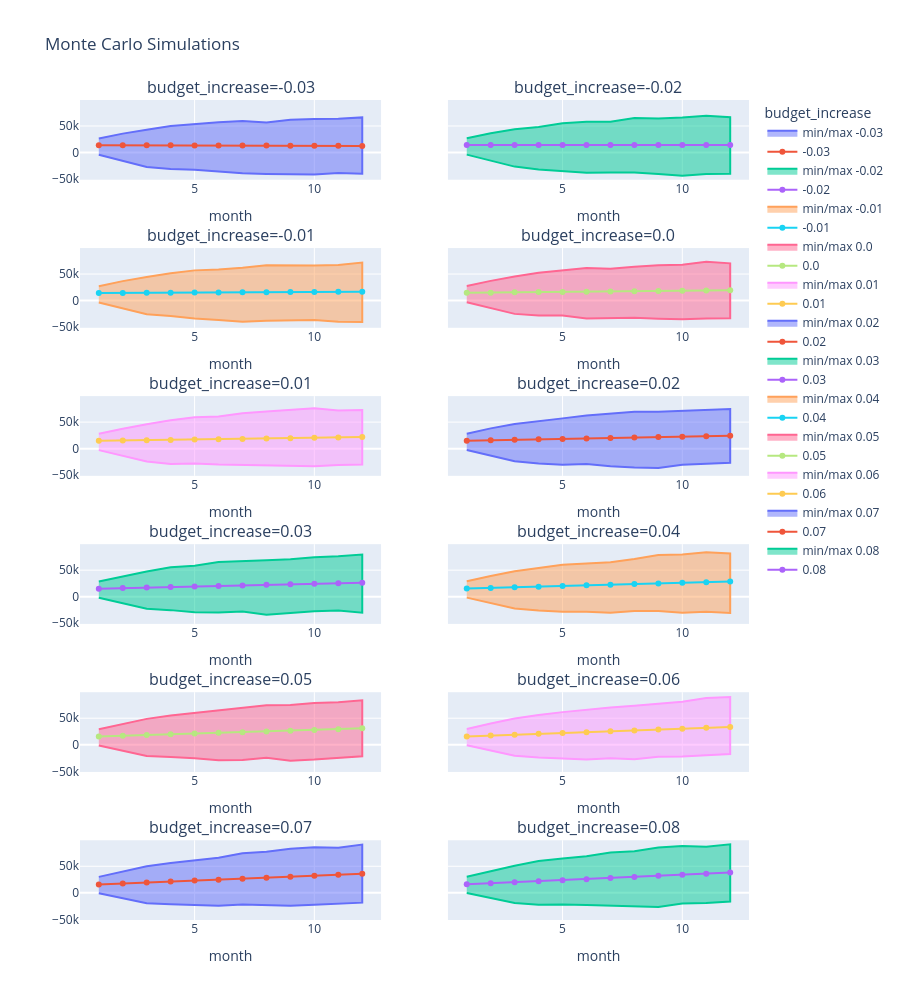

Here is the notebook cell this chart was saved with:
### Code cell
def line_charts(simulations: pl.DataFrame) -> go.Figure:
    simulations_by_month = (
        simulations.group_by("month", "budget_increase")
        .agg(
            amount_average=pl.col("amount").mean(),
            amount_min=pl.col("amount").min(),
            amount_max=pl.col("amount").max(),
        )
        .sort("budget_increase", "month")
    )

    TRENDLINE_FIG_COL_COUNT = 2

    unique_budget_increases = simulations["budget_increase"].unique()

    fig = make_subplots(
        rows=int(len(unique_budget_increases) / TRENDLINE_FIG_COL_COUNT),
        cols=TRENDLINE_FIG_COL_COUNT,
        shared_yaxes="all",
        subplot_titles=[
            f"budget_increase={budget_increase}"
            for budget_increase in unique_budget_increases
        ],
    )
    for i, budget_increase in (
        unique_budget_increases.to_frame().with_row_index().iter_rows()
    ):
        sims = simulations_by_month.filter(pl.col("budget_increase") == budget_increase)
        row = int(i / TRENDLINE_FIG_COL_COUNT) + 1
        col = i % TRENDLINE_FIG_COL_COUNT + 1
        fig.add_trace(
            go.Scatter(
                x=pl.concat([sims["month"], sims["month"].reverse()]),
                y=pl.concat([sims["amount_min"], sims["amount_max"].reverse()]),
                name=f"min/max {budget_increase}",
                fill="toself",
            ),
            row=row,
            col=col,
        )
        fig.add_trace(
            go.Scatter(x=sims["month"], y=sims["amount_average"], name=budget_increase),
            row=row,
            col=col,
        )
        fig.update_xaxes(title_text="month", row=row, col=col)
    fig.update_layout(height=1000, legend=go.layout.Legend(title="budget_increase"))
    return fig


line_charts(monte_carlo_simulations).update_layout(
    title_text="Monte Carlo Simulations"
).show()

### Figure 1 — Plotly figure (JSON) as saved in the notebook; plotly's stock layout.template omitted (floating-point values rounded to 4 significant figures)
{"data": [{"fill": "toself", "name": "min/max -0.03", "type": "scatter", "x": [1, 2, 3, 4, 5, 6, 7, 8, 9, 10, 11, 12, 12, 11, 10, 9, 8, 7, 6, 5, 4, 3, 2, 1], "xaxis": "x", "y": [-4210.0, -15720.0, -27190.0, -30750.0, -32310.0, -35860.0, -39040.0, -40510.0, -40460.0, -41530.0, -38560.0, -40020.0, 66200.0, 63510.0, 62970.0, 61530.0, 56790.0, 59330.0, 57140.0, 53140.0, 49900.0, 43060.0, 35660.0, 26500.0], "yaxis": "y"}, {"name": "-0.03", "type": "scatter", "x": [1, 2, 3, 4, 5, 6, 7, 8, 9, 10, 11, 12], "xaxis": "x", "y": [13920.0, 13770.0, 13670.0, 13570.0, 13450.0, 13350.0, 13220.0, 13060.0, 12960.0, 12660.0, 12600.0, 12380.0], "yaxis": "y"}, {"fill": "toself", "name": "min/max -0.02", "type": "scatter", "x": [1, 2, 3, 4, 5, 6, 7, 8, 9, 10, 11, 12, 12, 11, 10, 9, 8, 7, 6, 5, 4, 3, 2, 1], "xaxis": "x2", "y": [-3849.0, -15180.0, -26450.0, -31750.0, -35120.0, -38160.0, -37610.0, -37660.0, -40610.0, -43640.0, -40500.0, -39890.0, 66530.0, 69410.0, 65770.0, 64190.0, 65110.0, 58090.0, 57920.0, 55140.0, 48230.0, 43770.0, 36160.0, 26850.0], "yaxis": "y2"}, {"name": "-0.02", "type": "scatter", "x": [1, 2, 3, 4, 5, 6, 7, 8, 9, 10, 11, 12], "xaxis": "x2", "y": [14160.0, 14240.0, 14290.0, 14250.0, 14330.0, 14270.0, 14260.0, 14270.0, 14320.0, 14280.0, 14270.0, 14350.0], "yaxis": "y2"}, {"fill": "toself", "name": "min/max -0.01", "type": "scatter", "x": [1, 2, 3, 4, 5, 6, 7, 8, 9, 10, 11, 12, 12, 11, 10, 9, 8, 7, 6, 5, 4, 3, 2, 1], "xaxis": "x3", "y": [-3487.0, -14650.0, -25710.0, -28850.0, -33570.0, -36710.0, -39560.0, -38070.0, -37530.0, -36420.0, -39670.0, -40180.0, 71550.0, 67090.0, 66100.0, 65840.0, 66580.0, 61980.0, 58570.0, 56910.0, 51690.0, 44490.0, 36660.0, 27200.0], "yaxis": "y3"}, {"name": "-0.01", "type": "scatter", "x": [1, 2, 3, 4, 5, 6, 7, 8, 9, 10, 11, 12], "xaxis": "x3", "y": [14260.0, 14420.0, 14630.0, 14810.0, 15120.0, 15250.0, 15570.0, 15780.0, 16140.0, 16330.0, 16510.0, 16650.0], "yaxis": "y3"}, {"fill": "toself", "name": "min/max 0.0", "type": "scatter", "x": [1, 2, 3, 4, 5, 6, 7, 8, 9, 10, 11, 12, 12, 11, 10, 9, 8, 7, 6, 5, 4, 3, 2, 1], "xaxis": "x4", "y": [-3125.0, -14120.0, -24980.0, -27990.0, -28200.0, -33640.0, -33460.0, -32190.0, -34050.0, -35100.0, -33570.0, -33340.0, 70100.0, 73030.0, 67630.0, 66510.0, 63700.0, 59910.0, 61190.0, 57440.0, 52580.0, 45200.0, 37160.0, 27560.0], "yaxis": "y4"}, {"name": "0.0", "type": "scatter", "x": [1, 2, 3, 4, 5, 6, 7, 8, 9, 10, 11, 12], "xaxis": "x4", "y": [14580.0, 14930.0, 15520.0, 16000.0, 16310.0, 16840.0, 17350.0, 17710.0, 18110.0, 18550.0, 18940.0, 19460.0], "yaxis": "y4"}, {"fill": "toself", "name": "min/max 0.01", "type": "scatter", "x": [1, 2, 3, 4, 5, 6, 7, 8, 9, 10, 11, 12, 12, 11, 10, 9, 8, 7, 6, 5, 4, 3, 2, 1], "xaxis": "x5", "y": [-2764.0, -13590.0, -24240.0, -28890.0, -27870.0, -29940.0, -30970.0, -31760.0, -32720.0, -33260.0, -30900.0, -29650.0, 72770.0, 71740.0, 76220.0, 72550.0, 69780.0, 66650.0, 60540.0, 59050.0, 53480.0, 45910.0, 37660.0, 27910.0], "yaxis": "y5"}, {"name": "0.01", "type": "scatter", "x": [1, 2, 3, 4, 5, 6, 7, 8, 9, 10, 11, 12], "xaxis": "x5", "y": [14750.0, 15380.0, 15970.0, 16470.0, 17120.0, 17690.0, 18340.0, 18980.0, 19580.0, 20470.0, 21140.0, 21770.0], "yaxis": "y5"}, {"fill": "toself", "name": "min/max 0.02", "type": "scatter", "x": [1, 2, 3, 4, 5, 6, 7, 8, 9, 10, 11, 12, 12, 11, 10, 9, 8, 7, 6, 5, 4, 3, 2, 1], "xaxis": "x6", "y": [-2402.0, -13060.0, -23500.0, -27940.0, -30440.0, -28720.0, -32960.0, -35460.0, -36200.0, -30460.0, -28340.0, -26720.0, 74680.0, 73080.0, 72170.0, 69710.0, 69650.0, 66320.0, 62320.0, 57020.0, 52370.0, 46620.0, 38160.0, 28260.0], "yaxis": "y6"}, {"name": "0.02", "type": "scatter", "x": [1, 2, 3, 4, 5, 6, 7, 8, 9, 10, 11, 12], "xaxis": "x6", "y": [14850.0, 15720.0, 16680.0, 17510.0, 18310.0, 19100.0, 19930.0, 20800.0, 21820.0, 22650.0, 23560.0, 24340.0], "yaxis": "y6"}, {"fill": "toself", "name": "min/max 0.03", "type": "scatter", "x": [1, 2, 3, 4, 5, 6, 7, 8, 9, 10, 11, 12, 12, 11, 10, 9, 8, 7, 6, 5, 4, 3, 2, 1], "xaxis": "x7", "y": [-2040.0, -12520.0, -22760.0, -25240.0, -29100.0, -29730.0, -27810.0, -33850.0, -30320.0, -27160.0, -25890.0, -30120.0, 79570.0, 76050.0, 74150.0, 70500.0, 68790.0, 67480.0, 65220.0, 58140.0, 55270.0, 47340.0, 38670.0, 28610.0], "yaxis": "y7"}, {"name": "0.03", "type": "scatter", "x": [1, 2, 3, 4, 5, 6, 7, 8, 9, 10, 11, 12], "xaxis": "x7", "y": [15160.0, 16210.0, 17260.0, 18320.0, 19370.0, 20340.0, 21260.0, 22380.0, 23460.0, 24430.0, 25420.0, 26440.0], "yaxis": "y7"}, {"fill": "toself", "name": "min/max 0.04", "type": "scatter", "x": [1, 2, 3, 4, 5, 6, 7, 8, 9, 10, 11, 12, 12, 11, 10, 9, 8, 7, 6, 5, 4, 3, 2, 1], "xaxis": "x8", "y": [-1679.0, -11990.0, -22020.0, -26030.0, -28340.0, -28350.0, -30050.0, -26820.0, -26890.0, -29970.0, -28480.0, -30570.0, 81440.0, 83750.0, 79320.0, 78460.0, 70960.0, 65080.0, 62680.0, 60370.0, 54140.0, 48050.0, 39170.0, 28960.0], "yaxis": "y8"}, {"name": "0.04", "type": "scatter", "x": [1, 2, 3, 4, 5, 6, 7, 8, 9, 10, 11, 12], "xaxis": "x8", "y": [15330.0, 16550.0, 17670.0, 18930.0, 20060.0, 21380.0, 22590.0, 23760.0, 24970.0, 26160.0, 27420.0, 28640.0], "yaxis": "y8"}, {"fill": "toself", "name": "min/max 0.05", "type": "scatter", "x": [1, 2, 3, 4, 5, 6, 7, 8, 9, 10, 11, 12, 12, 11, 10, 9, 8, 7, 6, 5, 4, 3, 2, 1], "xaxis": "x9", "y": [-1317.0, -11460.0, -21280.0, -23030.0, -25150.0, -28940.0, -28810.0, -24360.0, -30010.0, -27910.0, -24090.0, -21530.0, 83820.0, 79960.0, 78790.0, 74880.0, 74510.0, 69800.0, 64570.0, 60970.0, 55030.0, 48760.0, 39670.0, 29310.0], "yaxis": "y9"}, {"name": "0.05", "type": "scatter", "x": [1, 2, 3, 4, 5, 6, 7, 8, 9, 10, 11, 12], "xaxis": "x9", "y": [15500.0, 16910.0, 18360.0, 19630.0, 21070.0, 22420.0, 23780.0, 25140.0, 26530.0, 28010.0, 29450.0, 30910.0], "yaxis": "y9"}, {"fill": "toself", "name": "min/max 0.06", "type": "scatter", "x": [1, 2, 3, 4, 5, 6, 7, 8, 9, 10, 11, 12, 12, 11, 10, 9, 8, 7, 6, 5, 4, 3, 2, 1], "xaxis": "x10", "y": [-955.3, -10930.0, -20540.0, -24120.0, -25790.0, -27740.0, -25470.0, -27030.0, -22400.0, -22220.0, -19890.0, -17450.0, 89970.0, 88170.0, 81170.0, 76920.0, 73420.0, 70010.0, 65910.0, 61470.0, 55850.0, 49470.0, 40170.0, 29660.0], "yaxis": "y10"}, {"name": "0.06", "type": "scatter", "x": [1, 2, 3, 4, 5, 6, 7, 8, 9, 10, 11, 12], "xaxis": "x10", "y": [15580.0, 17270.0, 18960.0, 20720.0, 22210.0, 23720.0, 25330.0, 26920.0, 28650.0, 30290.0, 31950.0, 33550.0], "yaxis": "y10"}, {"fill": "toself", "name": "min/max 0.07", "type": "scatter", "x": [1, 2, 3, 4, 5, 6, 7, 8, 9, 10, 11, 12, 12, 11, 10, 9, 8, 7, 6, 5, 4, 3, 2, 1], "xaxis": "x11", "y": [-593.6, -10400.0, -19800.0, -21580.0, -23040.0, -24430.0, -21990.0, -23460.0, -24510.0, -22560.0, -20900.0, -18460.0, 90920.0, 84860.0, 85940.0, 83080.0, 77400.0, 74540.0, 65880.0, 61290.0, 55950.0, 50180.0, 40670.0, 30010.0], "yaxis": "y11"}, {"name": "0.07", "type": "scatter", "x": [1, 2, 3, 4, 5, 6, 7, 8, 9, 10, 11, 12], "xaxis": "x11", "y": [15820.0, 17550.0, 19340.0, 21160.0, 23030.0, 24760.0, 26580.0, 28480.0, 30360.0, 32310.0, 34140.0, 35980.0], "yaxis": "y11"}, {"fill": "toself", "name": "min/max 0.08", "type": "scatter", "x": [1, 2, 3, 4, 5, 6, 7, 8, 9, 10, 11, 12, 12, 11, 10, 9, 8, 7, 6, 5, 4, 3, 2, 1], "xaxis": "x12", "y": [-231.9, -9865.0, -19060.0, -22220.0, -21880.0, -23080.0, -24280.0, -25500.0, -26750.0, -19910.0, -19340.0, -16380.0, 91440.0, 86950.0, 88160.0, 85140.0, 78140.0, 76030.0, 68810.0, 64570.0, 59740.0, 50900.0, 41170.0, 30370.0], "yaxis": "y12"}, {"name": "0.08", "type": "scatter", "x": [1, 2, 3, 4, 5, 6, 7, 8, 9, 10, 11, 12], "xaxis": "x12", "y": [15930.0, 17860.0, 19870.0, 21870.0, 23820.0, 25770.0, 27740.0, 29820.0, 31980.0, 33970.0, 36000.0, 38120.0], "yaxis": "y12"}], "layout": {"annotations": [{"font": {"size": 16}, "showarrow": false, "text": "budget_increase=-0.03", "x": 0.225, "xanchor": "center", "xref": "paper", "y": 1.0, "yanchor": "bottom", "yref": "paper"}, {"font": {"size": 16}, "showarrow": false, "text": "budget_increase=-0.02", "x": 0.775, "xanchor": "center", "xref": "paper", "y": 1.0, "yanchor": "bottom", "yref": "paper"}, {"font": {"size": 16}, "showarrow": false, "text": "budget_increase=-0.01", "x": 0.225, "xanchor": "center", "xref": "paper", "y": 0.8194, "yanchor": "bottom", "yref": "paper"}, {"font": {"size": 16}, "showarrow": false, "text": "budget_increase=0.0", "x": 0.775, "xanchor": "center", "xref": "paper", "y": 0.8194, "yanchor": "bottom", "yref": "paper"}, {"font": {"size": 16}, "showarrow": false, "text": "budget_increase=0.01", "x": 0.225, "xanchor": "center", "xref": "paper", "y": 0.6389, "yanchor": "bottom", "yref": "paper"}, {"font": {"size": 16}, "showarrow": false, "text": "budget_increase=0.02", "x": 0.775, "xanchor": "center", "xref": "paper", "y": 0.6389, "yanchor": "bottom", "yref": "paper"}, {"font": {"size": 16}, "showarrow": false, "text": "budget_increase=0.03", "x": 0.225, "xanchor": "center", "xref": "paper", "y": 0.4583, "yanchor": "bottom", "yref": "paper"}, {"font": {"size": 16}, "showarrow": false, "text": "budget_increase=0.04", "x": 0.775, "xanchor": "center", "xref": "paper", "y": 0.4583, "yanchor": "bottom", "yref": "paper"}, {"font": {"size": 16}, "showarrow": false, "text": "budget_increase=0.05", "x": 0.225, "xanchor": "center", "xref": "paper", "y": 0.2778, "yanchor": "bottom", "yref": "paper"}, {"font": {"size": 16}, "showarrow": false, "text": "budget_increase=0.06", "x": 0.775, "xanchor": "center", "xref": "paper", "y": 0.2778, "yanchor": "bottom", "yref": "paper"}, {"font": {"size": 16}, "showarrow": false, "text": "budget_increase=0.07", "x": 0.225, "xanchor": "center", "xref": "paper", "y": 0.09722, "yanchor": "bottom", "yref": "paper"}, {"font": {"size": 16}, "showarrow": false, "text": "budget_increase=0.08", "x": 0.775, "xanchor": "center", "xref": "paper", "y": 0.09722, "yanchor": "bottom", "yref": "paper"}], "height": 1000, "legend": {"title": {"text": "budget_increase"}}, "title": {"text": "Monte Carlo Simulations"}, "xaxis": {"anchor": "y", "domain": [0, 0.45], "title": {"text": "month"}}, "xaxis10": {"anchor": "y10", "domain": [0.55, 1], "title": {"text": "month"}}, "xaxis11": {"anchor": "y11", "domain": [0, 0.45], "title": {"text": "month"}}, "xaxis12": {"anchor": "y12", "domain": [0.55, 1], "title": {"text": "month"}}, "xaxis2": {"anchor": "y2", "domain": [0.55, 1], "title": {"text": "month"}}, "xaxis3": {"anchor": "y3", "domain": [0, 0.45], "title": {"text": "month"}}, "xaxis4": {"anchor": "y4", "domain": [0.55, 1], "title": {"text": "month"}}, "xaxis5": {"anchor": "y5", "domain": [0, 0.45], "title": {"text": "month"}}, "xaxis6": {"anchor": "y6", "domain": [0.55, 1], "title": {"text": "month"}}, "xaxis7": {"anchor": "y7", "domain": [0, 0.45], "title": {"text": "month"}}, "xaxis8": {"anchor": "y8", "domain": [0.55, 1], "title": {"text": "month"}}, "xaxis9": {"anchor": "y9", "domain": [0, 0.45], "title": {"text": "month"}}, "yaxis": {"anchor": "x", "domain": [0.9028, 1.0], "matches": "y11"}, "yaxis10": {"anchor": "x10", "domain": [0.1806, 0.2778], "matches": "y11", "showticklabels": false}, "yaxis11": {"anchor": "x11", "domain": [0, 0.09722]}, "yaxis12": {"anchor": "x12", "domain": [0, 0.09722], "matches": "y11", "showticklabels": false}, "yaxis2": {"anchor": "x2", "domain": [0.9028, 1.0], "matches": "y11", "showticklabels": false}, "yaxis3": {"anchor": "x3", "domain": [0.7222, 0.8194], "matches": "y11"}, "yaxis4": {"anchor": "x4", "domain": [0.7222, 0.8194], "matches": "y11", "showticklabels": false}, "yaxis5": {"anchor": "x5", "domain": [0.5417, 0.6389], "matches": "y11"}, "yaxis6": {"anchor": "x6", "domain": [0.5417, 0.6389], "matches": "y11", "showticklabels": false}, "yaxis7": {"anchor": "x7", "domain": [0.3611, 0.4583], "matches": "y11"}, "yaxis8": {"anchor": "x8", "domain": [0.3611, 0.4583], "matches": "y11", "showticklabels": false}, "yaxis9": {"anchor": "x9", "domain": [0.1806, 0.2778], "matches": "y11"}}}
